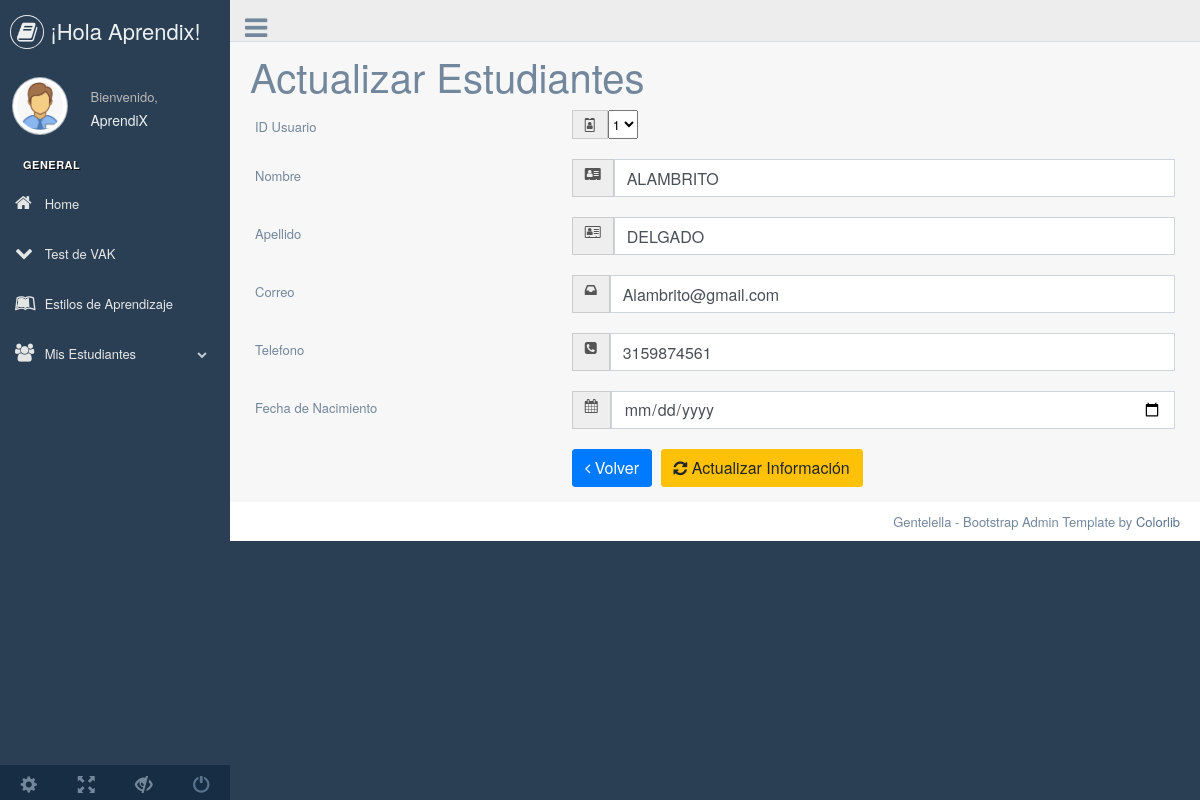
The app's page /actualizar/1 with its own data.
### panel/models.py (models this page shows)
class Usuarios(models.Model):
    id = models.IntegerField(primary_key=True)
    nombre = models.CharField (max_length=30, null= False)
    apellido = models.CharField (max_length=30, null= False)
    correo = models.CharField (max_length=50, null= False)
    telefono = models.IntegerField (null= False)
    fecha = models.DateField (null= True)
    fecha_registro= models.DateTimeField(auto_now_add= True, null= True)
    class Meta:
        db_table ='usuarios'

### panel/views.py (the view)
# urls.py: path('actualizar/<int:idUsuario>', views.actualizar, name="actualizar"),
def actualizar (request, idUsuario):
    try:
        if request.method== 'POST':
            if request.POST.get('id') and request.POST.get('nombre') and request.POST.get('apellido') and request.POST.get ('correo') and request.POST.get('telefono') and request.POST.get('fecha_nacimiento'):
                user_id_old= request.POST.get('id')
                user_old = Usuarios()
                user_old= Usuarios.objects.get(id= user_id_old)
                user = Usuarios()
                user.id= request.POST.get('id')
                user.nombre= request.POST.get('nombre')
                user.apellido= request.POST.get('apellido')
                user.correo= request.POST.get('correo')
                user.telefono= request.POST.get('telefono')
                user.fecha_nacimiento=request.POST.get('fecha')
                user.fecha_registro = user_old.fecha_registro
                user.save()
            return redirect ('listar')
        else:
            users = Usuarios.objects.all()
            user = Usuarios.objects.get(id= idUsuario)
            datos = {'usuarios': users, 'usuario': user}
            return render(request,"crud_usuarios/actualizar.html", datos)
    except  Usuarios.DoesNotExist:
            users = Usuarios.objects.all()
            user = None
            datos = {'usuarios': users, 'usuario': user}
            return render(request,"crud_usuarios/actualizar.html", datos)

### panel/templates/crud_usuarios/actualizar.html (shortened to what this page needs)
{% extends '../index_master.html' %}
{% block content %}
<div class="right_col" role="main">
    <h1>Actualizar Estudiantes</h1>
    <form action="" method="POST">
        <div class="form-group row">
            <label for="nombre" class="col-4 col-form-label">ID Usuario</label>
            <div class="col-8">
              <div class="input-group">
                <div class="input-group-addon">
                  <i class="fa fa-id-badge"></i>
                </div>
                <select id="id" name="id" >
                {% for u in usuarios %}
                   <option value="{{u.id}}" {%if u.id == usuario.id %} selected {% endif %}>{{ u.id }}</option>
                {% endfor %}
                </select>
              </div>
            </div>
        </div>
        <div class="form-group row">
          <label for="nombre" class="col-4 col-form-label">Nombre</label>
          <div class="col-8">
            <div class="input-group">
              <div class="input-group-addon">
                <i class="fa fa-address-card"></i>
              </div>
              <input id="nombre" name="nombre" type="text" required="required" class="form-control" value="{{ usuario.nombre }}">
            </div>
          </div>
        </div>
        <div class="form-group row">
          <label for="apellido" class="col-4 col-form-label">Apellido</label>
          <div class="col-8">
            <div class="input-group">
              <div class="input-group-addon">
                <i class="fa fa-address-card-o"></i>
              </div>
              <input id="apellido" name="apellido" type="text" required="required" class="form-control" value="{{ usuario.apellido }}">
            </div>
          </div>
        </div>
        <div class="form-group row">
          <label for="correo" class="col-4 col-form-label">Correo</label>
          <div class="col-8">
            <div class="input-group">
              <div class="input-group-addon">
                <i class="fa fa-inbox"></i>
              </div>
              <input id="correo" name="correo" type="email" class="form-control" value="{{ usuario.correo }}">
            </div>
          </div>
        </div>
        <div class="form-group row">
          <label for="telefono" class="col-4 col-form-label">Telefono</label>
          <div class="col-8">
            <div class="input-group">
              <div class="input-group-addon">
                <i class="fa fa-phone-square"></i>
              </div>
              <input id="telefono" name="telefono" type="number" required="required" class="form-control" value="{{ usuario.telefono }}">
            </div>
          </div>
        </div>
        <div class="form-group row">
          <label for="fecha" class="col-4 col-form-label">Fecha de Nacimiento</label>
          <div class="col-8">
            <div class="input-group">
              <div class="input-group-addon">
                <i class="fa fa-calendar"></i>
              </div>
              <input id="fecha_nacimiento" name="fecha_nacimiento" type="date" class="form-control" value="{{ usuario.fecha_nacimiento}}" min="1900-01-01" max="2006-01-01">
            </div>
          </div>
        </div>
        <div class="form-group row">
          <div class="offset-4 col-8">
            <button name="back" class="btn btn-primary" onclick="history.back(); return false;"><i class="fa fa-angle-left"></i> Volver</button>
            <button name="submit" type="submit" class="btn btn-warning"><i class="fa fa-refresh"></i> Actualizar Información </button>
          </div>
        </div>
      </form>
 </div>
{% endblock %}

### records on screen
Usuarios: nombre "ALAMBRITO", apellido "DELGADO", correo "Alambrito@gmail.com", telefono "3159874561"

### other values on screen
form field id "1"
